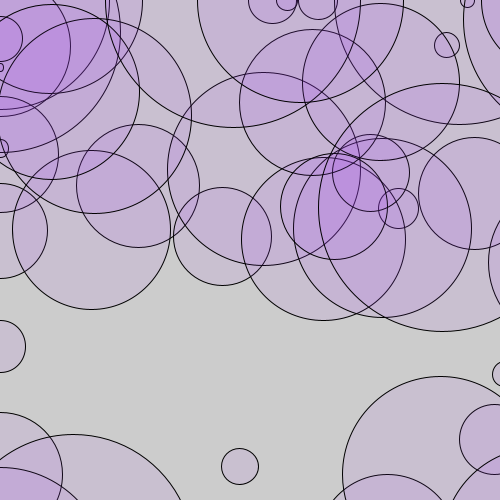
Frame 1 (no input)
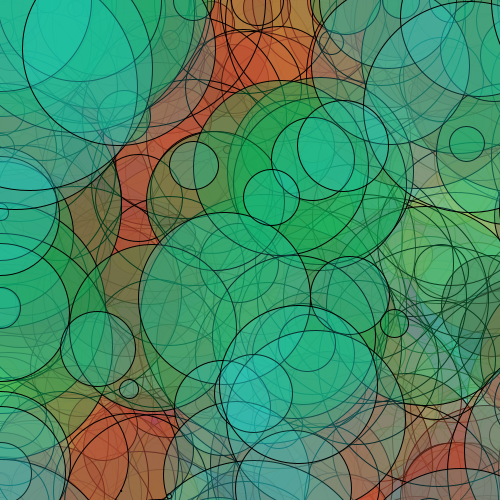
Frame 60 (the mouse pressed at the canvas centre just before this capture)
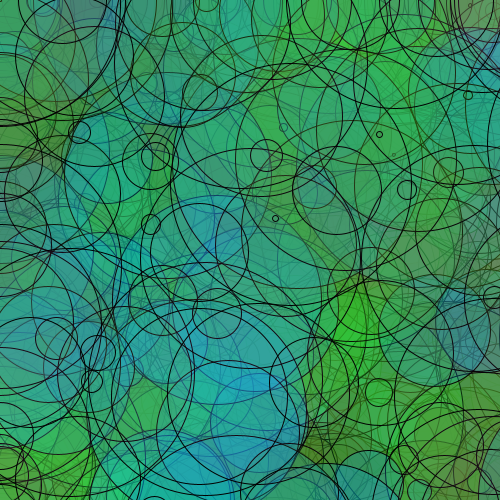
Frame 120 (the mouse held since frame 60 and released just before this capture)

The Processing sketch that drew these frames (run headless with seeded random() and noise(); from frame 60 on, the mouse is pressed at the canvas centre):

// Processing sketch: processing_184525
// ── processing_184525.pde

float rad;

void setup(){
size(500, 500);


}

void draw(){
  fill(random(255), random(255), random(255), random(100));
  //rad = random(255);
  //ellipse(random(width), random(height), rad, rad);
  
  for(int i = 0; i < 100; i++){
    for(int j = 0; j < 100; j++){
      
      rad = random(255);
      ellipse(random(width) * i, random(height) * j, rad, rad);
      
    }
  }
    

}
